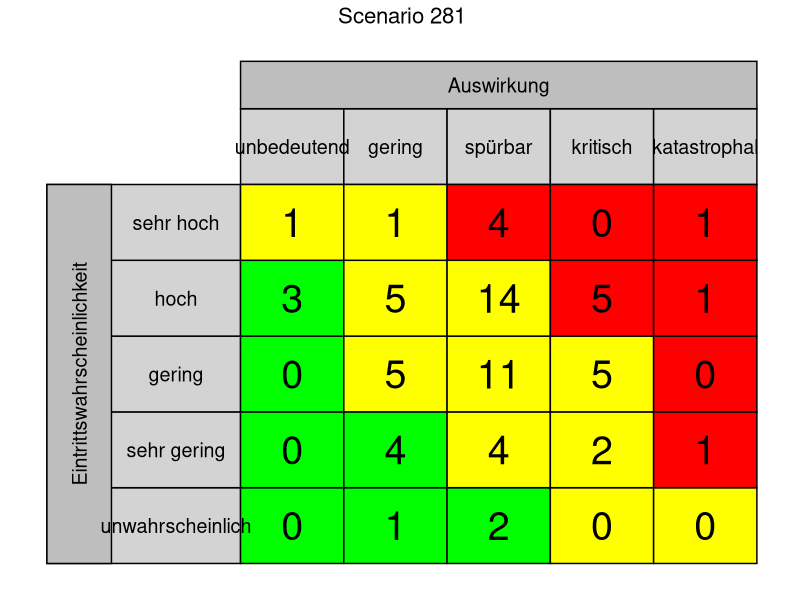
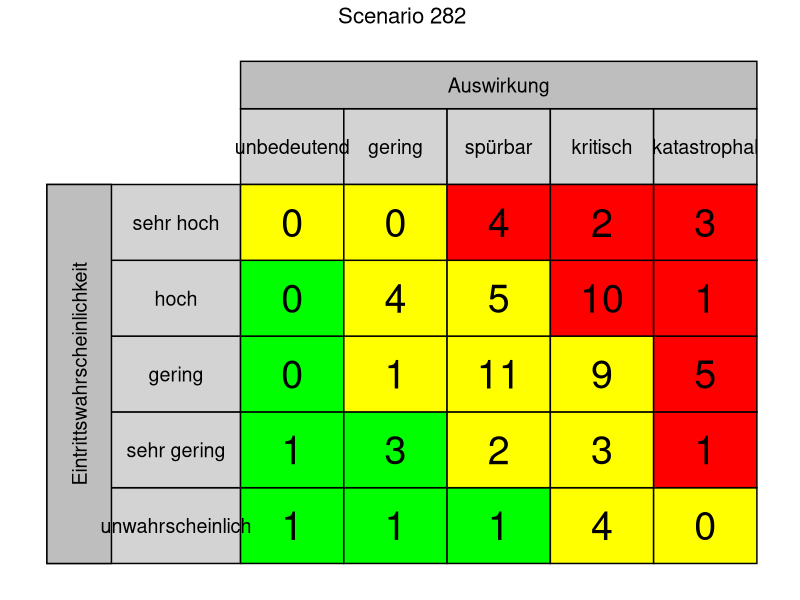
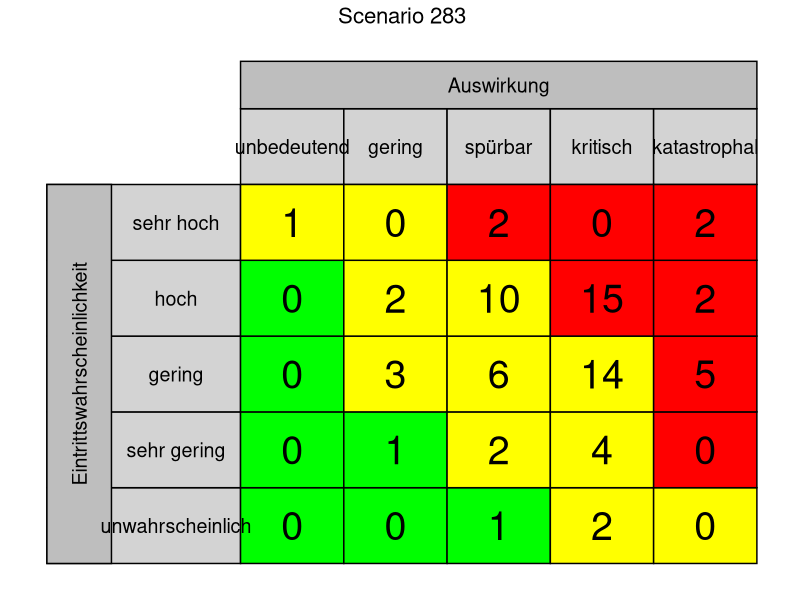
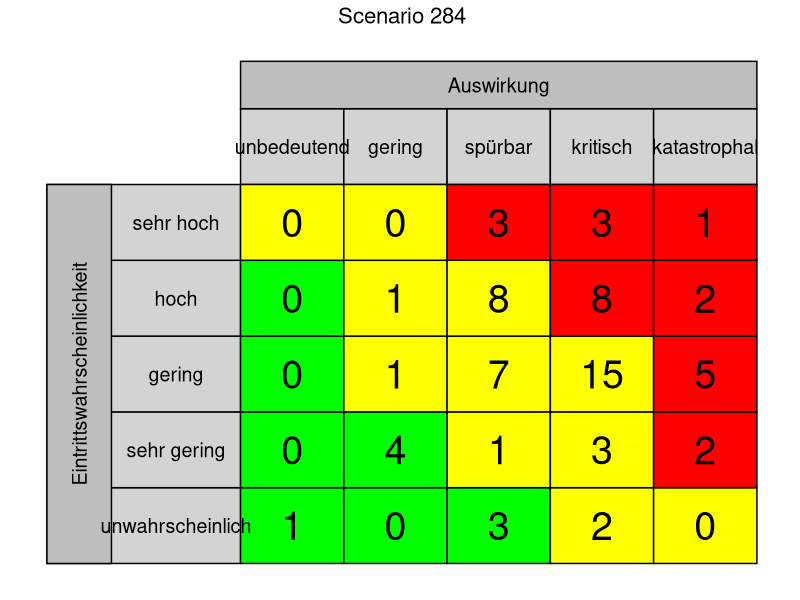
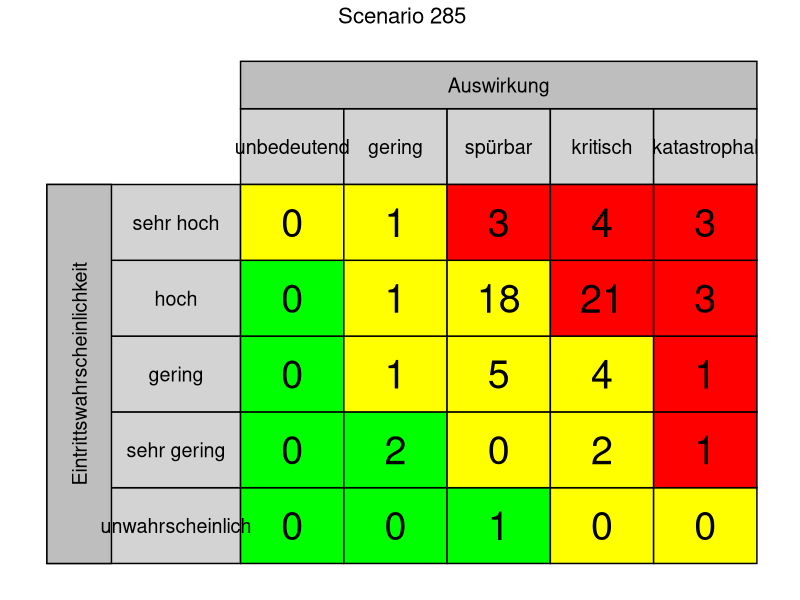
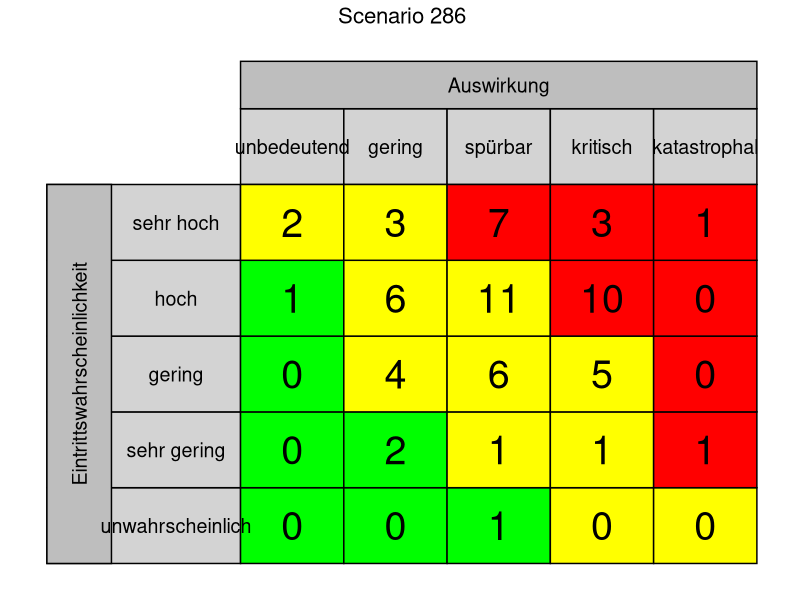
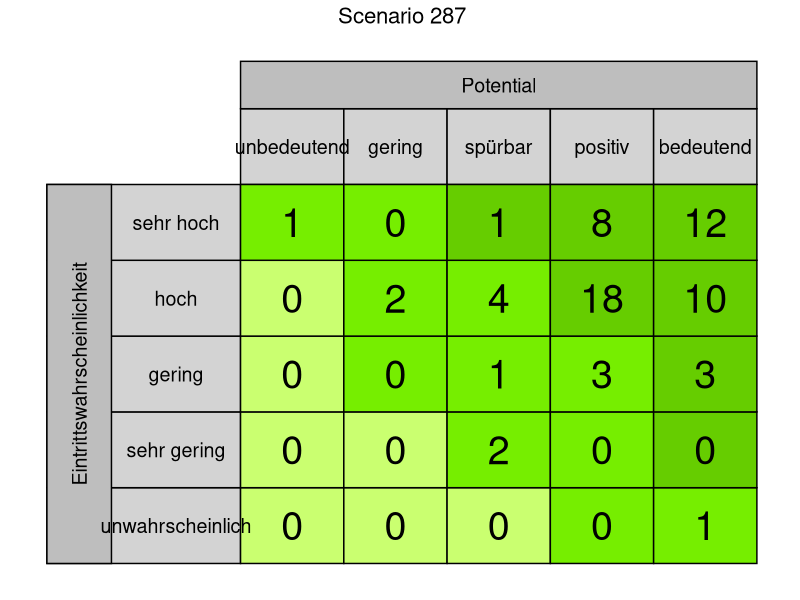
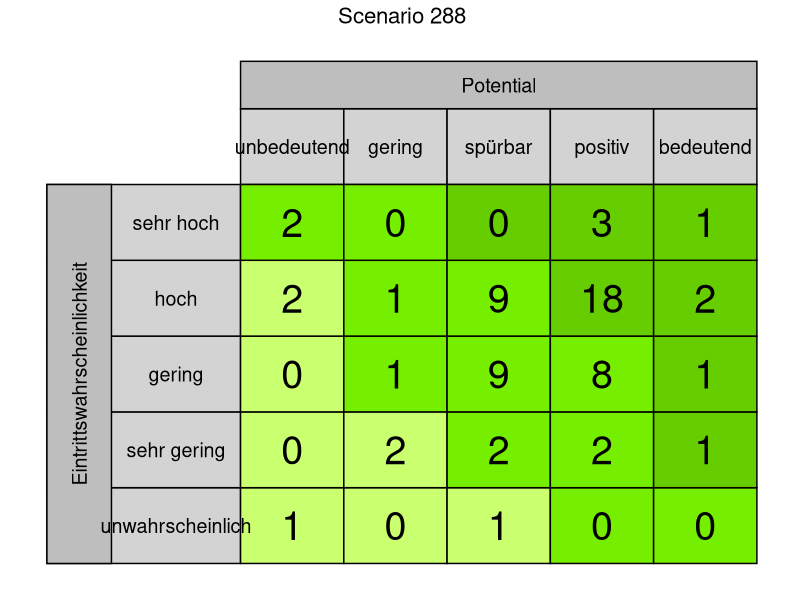

Here is the R script that generated these plots, in order: (Note: a time limit stopped this script after it produced the figures.)
#Erstellung der Klassischen Risikomatrix für alle Szenarien 
#getrennt nach Risiko und Chance inklusive Verspeicherung der einzelnen Bilder

library(plotrix)
library(dplyr)
library(ggplot2)
library(grid)
library(RColorBrewer)

answerstable <- read.csv(file = 'myapp/Data/RQ1_corrected.csv', header=TRUE) #importiere das answers file

dfall <- answerstable %>% filter(QUES2SURV_METHOD == "classic" & ANS2SURV_ANSWERED == 1)
scenarios <- as.data.frame(table(dfall$QUES_ID))
#print(scenarios)
numberscenarios  <- nrow(scenarios)
#print (numberscenarios)

for (anz in 1:numberscenarios) {
actualscenario =as.vector(scenarios[anz,1])
#actualType =as.vector(scenarios[anz,1])
scentext <- (paste0("Scenario ", actualscenario))
df <- answerstable %>% filter(QUES2SURV_METHOD == "classic" & ANS2SURV_ANSWERED == 1 & QUES_ID == actualscenario)
actualtype <- (df$QUES_TYP[1])
numberofanswers <- nrow(df)
#print (numberofanswers)
#dfgroup1 <- df %>% filter(ACC2SURV_ROLE == "1")# ACC2SURV_GROUPID== "1"
#numberofanswersg1 <- nrow(dfgroup1)
#dfgroup2 <- df %>% filter(ACC2SURV_ROLE == "2")
#numberofanswersg2 <- nrow(dfgroup2)
scenariogrid <- data.frame(table(df$ClassicGrid))
#print (scenariogrid)
basicgrid <- data.frame(c("Grid11","Grid21","Grid31","Grid41","Grid51","Grid12","Grid22","Grid32","Grid42","Grid52","Grid13","Grid23","Grid33","Grid43","Grid53","Grid14","Grid24","Grid34","Grid44","Grid54","Grid15","Grid25","Grid35","Grid45","Grid55"))

numberbasic  <- nrow(basicgrid)

for (i in 1:numberbasic) {
      #print (basicgrid[i,1])
      actualGRID <- basicgrid[i,1]
      m = which(scenariogrid == actualGRID)
      x <- identical(m, integer(0))
      if(x != TRUE){
        value <- (scenariogrid[m,"Freq"])
        #print (value)
        basicgrid[i,"MatrixSum"] <- value
      } else{
        basicgrid[i,"MatrixSum"] <- "0"
      }
}

classicgrid <- (basicgrid$MatrixSum)
#classicgrid<- c(20,2,3,4,2,20,2,3,4,2,20,2,3,4,2,20,2,3,4,2)

if (actualtype == "Risiko"){

thisis <- ggplot()+ 
  ggtitle(scentext)+ 
  theme(plot.title = element_text(hjust = 0.5,color="black", size=16),#face="bold"),
        axis.line  = element_blank(),
        axis.ticks = element_blank(),
        axis.text  = element_blank(),
        axis.title = element_blank(),
        panel.grid.major = element_blank(),
        panel.grid.minor = element_blank(),
        panel.border = element_blank(),
        panel.background = element_blank()
        )+
  xlim(-150,400)+
  ylim(0,530)+
  geom_rect(aes(xmin=-150, xmax=0, ymin=0, ymax=80),fill="lightgrey", color="black", alpha=1)+
  geom_rect(aes(xmin=-150, xmax=0, ymin=80, ymax=160),fill="lightgrey", color="black", alpha=1)+
  geom_rect(aes(xmin=-150, xmax=0, ymin=160, ymax=240),fill="lightgrey", color="black", alpha=1)+
  geom_rect(aes(xmin=-150, xmax=0, ymin=240, ymax=320),fill="lightgrey", color="black", alpha=1)+
  geom_rect(aes(xmin=-150, xmax=0, ymin=320, ymax=400),fill="lightgrey", color="black", alpha=1)+
  geom_rect(aes(xmin=-150, xmax=-100, ymin=0, ymax=400),fill="grey", color="black", alpha=1)+
  geom_rect(aes(xmin=0, xmax=80, ymin=400, ymax=480),fill="lightgrey", color="black", alpha=1)+
  geom_rect(aes(xmin=80, xmax=160, ymin=400, ymax=480),fill="lightgrey", color="black", alpha=1)+
  geom_rect(aes(xmin=160, xmax=240, ymin=400, ymax=480),fill="lightgrey", color="black", alpha=1)+
  geom_rect(aes(xmin=240, xmax=320, ymin=400, ymax=480),fill="lightgrey", color="black", alpha=1)+
  geom_rect(aes(xmin=320, xmax=400, ymin=400, ymax=480),fill="lightgrey", color="black", alpha=1)+
  geom_rect(aes(xmin=0, xmax=400, ymin=480, ymax=530),fill="grey", color="black", alpha=1)+
  
  geom_rect(aes(xmin=0, xmax=80, ymin=0, ymax=80),fill="green", color="black", alpha=1)+
  geom_rect(aes(xmin=0, xmax=80, ymin=80, ymax=160),fill="green", color="black", alpha=1)+
  geom_rect(aes(xmin=0, xmax=80, ymin=160, ymax=240),fill="green", color="black", alpha=1)+
  geom_rect(aes(xmin=0, xmax=80, ymin=240, ymax=320),fill="green", color="black", alpha=1)+
  geom_rect(aes(xmin=0, xmax=80, ymin=320, ymax=400),fill="yellow", color="black", alpha=1)+
  geom_rect(aes(xmin=80, xmax=160, ymin=0, ymax=80),fill="green", color="black", alpha=1)+
  geom_rect(aes(xmin=80, xmax=160, ymin=80, ymax=160),fill="green", color="black", alpha=1)+
  geom_rect(aes(xmin=80, xmax=160, ymin=160, ymax=240),fill="yellow", color="black", alpha=1)+
  geom_rect(aes(xmin=80, xmax=160, ymin=240, ymax=320),fill="yellow", color="black", alpha=1)+
  geom_rect(aes(xmin=80, xmax=160, ymin=320, ymax=400),fill="yellow", color="black", alpha=1)+
  geom_rect(aes(xmin=160, xmax=240, ymin=0, ymax=80),fill="green", color="black", alpha=1)+
  geom_rect(aes(xmin=160, xmax=240, ymin=80, ymax=160),fill="yellow", color="black", alpha=1)+
  geom_rect(aes(xmin=160, xmax=240, ymin=160, ymax=240),fill="yellow", color="black", alpha=1)+
  geom_rect(aes(xmin=160, xmax=240, ymin=240, ymax=320),fill="yellow", color="black", alpha=1)+
  geom_rect(aes(xmin=160, xmax=240, ymin=320, ymax=400),fill="red", color="black", alpha=1)+
  geom_rect(aes(xmin=240, xmax=320, ymin=0, ymax=80),fill="yellow", color="black", alpha=1)+
  geom_rect(aes(xmin=240, xmax=320, ymin=80, ymax=160),fill="yellow", color="black", alpha=1)+
  geom_rect(aes(xmin=240, xmax=320, ymin=160, ymax=240),fill="yellow", color="black", alpha=1)+
  geom_rect(aes(xmin=240, xmax=320, ymin=240, ymax=320),fill="red", color="black", alpha=1)+
  geom_rect(aes(xmin=240, xmax=320, ymin=320, ymax=400),fill="red", color="black", alpha=1)+
  geom_rect(aes(xmin=320, xmax=400, ymin=0, ymax=80),fill="yellow", color="black", alpha=1)+
  geom_rect(aes(xmin=320, xmax=400, ymin=80, ymax=160),fill="red", color="black", alpha=1)+
  geom_rect(aes(xmin=320, xmax=400, ymin=160, ymax=240),fill="red", color="black", alpha=1)+
  geom_rect(aes(xmin=320, xmax=400, ymin=240, ymax=320),fill="red", color="black", alpha=1)+
  geom_rect(aes(xmin=320, xmax=400, ymin=320, ymax=400),fill="red", color="black", alpha=1)+
  
  geom_text(aes(x = 40, y = 40, label = classicgrid[1]),size = 10)+
  geom_text(aes(x = 40, y = 120, label = classicgrid[2]),size = 10)+
  geom_text(aes(x = 40, y = 200, label = classicgrid[3]),size = 10)+
  geom_text(aes(x = 40, y = 280, label = classicgrid[4]),size = 10)+
  geom_text(aes(x = 40, y = 360, label = classicgrid[5]),size = 10)+
  
  geom_text(aes(x = 120, y = 40, label = classicgrid[6]),size = 10)+
  geom_text(aes(x = 120, y = 120, label = classicgrid[7]),size = 10)+
  geom_text(aes(x = 120, y = 200, label = classicgrid[8]),size = 10)+
  geom_text(aes(x = 120, y = 280, label = classicgrid[9]),size = 10)+
  geom_text(aes(x = 120, y = 360, label = classicgrid[10]),size = 10)+
  
  geom_text(aes(x = 200, y = 40, label = classicgrid[11]),size = 10)+
  geom_text(aes(x = 200, y = 120, label = classicgrid[12]),size = 10)+
  geom_text(aes(x = 200, y = 200, label = classicgrid[13]),size = 10)+
  geom_text(aes(x = 200, y = 280, label = classicgrid[14]),size = 10)+
  geom_text(aes(x = 200, y = 360, label = classicgrid[15]),size = 10)+
  
  geom_text(aes(x = 280, y = 40, label = classicgrid[16]),size = 10)+
  geom_text(aes(x = 280, y = 120, label = classicgrid[17]),size = 10)+
  geom_text(aes(x = 280, y = 200, label = classicgrid[18]),size = 10)+
  geom_text(aes(x = 280, y = 280, label = classicgrid[19]),size = 10)+
  geom_text(aes(x = 280, y = 360, label = classicgrid[20]),size = 10)+
  
  geom_text(aes(x = 360, y = 40, label = classicgrid[21]),size = 10)+
  geom_text(aes(x = 360, y = 120, label = classicgrid[22]),size = 10)+
  geom_text(aes(x = 360, y = 200, label = classicgrid[23]),size = 10)+
  geom_text(aes(x = 360, y = 280, label = classicgrid[24]),size = 10)+
  geom_text(aes(x = 360, y = 360, label = classicgrid[25]),size = 10)+
  
  geom_text(aes(x = -50, y = 40, label = "unwahrscheinlich"),size = 5)+
  geom_text(aes(x = -50, y = 120, label = "sehr gering"),size = 5)+
  geom_text(aes(x = -50, y = 200, label = "gering"),size = 5)+
  geom_text(aes(x = -50, y = 280, label = "hoch"),size = 5)+
  geom_text(aes(x = -50, y = 360, label = "sehr hoch"),size = 5)+
  
  geom_text(aes(x = 40 , y = 440, label = "unbedeutend"),size = 5)+
  geom_text(aes(x = 120, y = 440, label = "gering"),size = 5)+
  geom_text(aes(x = 200, y = 440, label = "spürbar"),size = 5)+
  geom_text(aes(x = 280, y = 440, label = "kritisch"),size = 5)+
  geom_text(aes(x = 360, y = 440, label = "katastrophal"),size = 5)+
  
  geom_text(aes(x = 200, y = 505, label = "Auswirkung"),size = 5)+
  geom_text(aes(x = -125, y = 200, label = "Eintrittswahrscheinlichkeit"),size = 5,angle=90)#+
  
}

else
{
  thisis <- ggplot()+ 
    ggtitle(scentext)+ 
    theme(plot.title = element_text(hjust = 0.5,color="black", size=16),#face="bold"),
          axis.line  = element_blank(),
          axis.ticks = element_blank(),
          axis.text  = element_blank(),
          axis.title = element_blank(),
          panel.grid.major = element_blank(),
          panel.grid.minor = element_blank(),
          panel.border = element_blank(),
          panel.background = element_blank()
    )+
    xlim(-150,400)+
    ylim(0,530)+
    geom_rect(aes(xmin=-150, xmax=0, ymin=0, ymax=80),fill="lightgrey", color="black", alpha=1)+
    geom_rect(aes(xmin=-150, xmax=0, ymin=80, ymax=160),fill="lightgrey", color="black", alpha=1)+
    geom_rect(aes(xmin=-150, xmax=0, ymin=160, ymax=240),fill="lightgrey", color="black", alpha=1)+
    geom_rect(aes(xmin=-150, xmax=0, ymin=240, ymax=320),fill="lightgrey", color="black", alpha=1)+
    geom_rect(aes(xmin=-150, xmax=0, ymin=320, ymax=400),fill="lightgrey", color="black", alpha=1)+
    geom_rect(aes(xmin=-150, xmax=-100, ymin=0, ymax=400),fill="grey", color="black", alpha=1)+
    geom_rect(aes(xmin=0, xmax=80, ymin=400, ymax=480),fill="lightgrey", color="black", alpha=1)+
    geom_rect(aes(xmin=80, xmax=160, ymin=400, ymax=480),fill="lightgrey", color="black", alpha=1)+
    geom_rect(aes(xmin=160, xmax=240, ymin=400, ymax=480),fill="lightgrey", color="black", alpha=1)+
    geom_rect(aes(xmin=240, xmax=320, ymin=400, ymax=480),fill="lightgrey", color="black", alpha=1)+
    geom_rect(aes(xmin=320, xmax=400, ymin=400, ymax=480),fill="lightgrey", color="black", alpha=1)+
    geom_rect(aes(xmin=0, xmax=400, ymin=480, ymax=530),fill="grey", color="black", alpha=1)+
    
    geom_rect(aes(xmin=0, xmax=80, ymin=0, ymax=80),fill="darkolivegreen1", color="black", alpha=1)+
    geom_rect(aes(xmin=0, xmax=80, ymin=80, ymax=160),fill="darkolivegreen1", color="black", alpha=1)+
    geom_rect(aes(xmin=0, xmax=80, ymin=160, ymax=240),fill="darkolivegreen1", color="black", alpha=1)+
    geom_rect(aes(xmin=0, xmax=80, ymin=240, ymax=320),fill="darkolivegreen1", color="black", alpha=1)+
    geom_rect(aes(xmin=0, xmax=80, ymin=320, ymax=400),fill="chartreuse2", color="black", alpha=1)+
    geom_rect(aes(xmin=80, xmax=160, ymin=0, ymax=80),fill="darkolivegreen1", color="black", alpha=1)+
    geom_rect(aes(xmin=80, xmax=160, ymin=80, ymax=160),fill="darkolivegreen1", color="black", alpha=1)+
    geom_rect(aes(xmin=80, xmax=160, ymin=160, ymax=240),fill="chartreuse2", color="black", alpha=1)+
    geom_rect(aes(xmin=80, xmax=160, ymin=240, ymax=320),fill="chartreuse2", color="black", alpha=1)+
    geom_rect(aes(xmin=80, xmax=160, ymin=320, ymax=400),fill="chartreuse2", color="black", alpha=1)+
    geom_rect(aes(xmin=160, xmax=240, ymin=0, ymax=80),fill="darkolivegreen1", color="black", alpha=1)+
    geom_rect(aes(xmin=160, xmax=240, ymin=80, ymax=160),fill="chartreuse2", color="black", alpha=1)+
    geom_rect(aes(xmin=160, xmax=240, ymin=160, ymax=240),fill="chartreuse2", color="black", alpha=1)+
    geom_rect(aes(xmin=160, xmax=240, ymin=240, ymax=320),fill="chartreuse2", color="black", alpha=1)+
    geom_rect(aes(xmin=160, xmax=240, ymin=320, ymax=400),fill="chartreuse3", color="black", alpha=1)+
    geom_rect(aes(xmin=240, xmax=320, ymin=0, ymax=80),fill="chartreuse2", color="black", alpha=1)+
    geom_rect(aes(xmin=240, xmax=320, ymin=80, ymax=160),fill="chartreuse2", color="black", alpha=1)+
    geom_rect(aes(xmin=240, xmax=320, ymin=160, ymax=240),fill="chartreuse2", color="black", alpha=1)+
    geom_rect(aes(xmin=240, xmax=320, ymin=240, ymax=320),fill="chartreuse3", color="black", alpha=1)+
    geom_rect(aes(xmin=240, xmax=320, ymin=320, ymax=400),fill="chartreuse3", color="black", alpha=1)+
    geom_rect(aes(xmin=320, xmax=400, ymin=0, ymax=80),fill="chartreuse2", color="black", alpha=1)+
    geom_rect(aes(xmin=320, xmax=400, ymin=80, ymax=160),fill="chartreuse3", color="black", alpha=1)+
    geom_rect(aes(xmin=320, xmax=400, ymin=160, ymax=240),fill="chartreuse3", color="black", alpha=1)+
    geom_rect(aes(xmin=320, xmax=400, ymin=240, ymax=320),fill="chartreuse3", color="black", alpha=1)+
    geom_rect(aes(xmin=320, xmax=400, ymin=320, ymax=400),fill="chartreuse3", color="black", alpha=1)+
    
    geom_text(aes(x = 40, y = 40, label = classicgrid[1]),size = 10)+
    geom_text(aes(x = 40, y = 120, label = classicgrid[2]),size = 10)+
    geom_text(aes(x = 40, y = 200, label = classicgrid[3]),size = 10)+
    geom_text(aes(x = 40, y = 280, label = classicgrid[4]),size = 10)+
    geom_text(aes(x = 40, y = 360, label = classicgrid[5]),size = 10)+
    
    geom_text(aes(x = 120, y = 40, label = classicgrid[6]),size = 10)+
    geom_text(aes(x = 120, y = 120, label = classicgrid[7]),size = 10)+
    geom_text(aes(x = 120, y = 200, label = classicgrid[8]),size = 10)+
    geom_text(aes(x = 120, y = 280, label = classicgrid[9]),size = 10)+
    geom_text(aes(x = 120, y = 360, label = classicgrid[10]),size = 10)+
    
    geom_text(aes(x = 200, y = 40, label = classicgrid[11]),size = 10)+
    geom_text(aes(x = 200, y = 120, label = classicgrid[12]),size = 10)+
    geom_text(aes(x = 200, y = 200, label = classicgrid[13]),size = 10)+
    geom_text(aes(x = 200, y = 280, label = classicgrid[14]),size = 10)+
    geom_text(aes(x = 200, y = 360, label = classicgrid[15]),size = 10)+
    
    geom_text(aes(x = 280, y = 40, label = classicgrid[16]),size = 10)+
    geom_text(aes(x = 280, y = 120, label = classicgrid[17]),size = 10)+
    geom_text(aes(x = 280, y = 200, label = classicgrid[18]),size = 10)+
    geom_text(aes(x = 280, y = 280, label = classicgrid[19]),size = 10)+
    geom_text(aes(x = 280, y = 360, label = classicgrid[20]),size = 10)+
    
    geom_text(aes(x = 360, y = 40, label = classicgrid[21]),size = 10)+
    geom_text(aes(x = 360, y = 120, label = classicgrid[22]),size = 10)+
    geom_text(aes(x = 360, y = 200, label = classicgrid[23]),size = 10)+
    geom_text(aes(x = 360, y = 280, label = classicgrid[24]),size = 10)+
    geom_text(aes(x = 360, y = 360, label = classicgrid[25]),size = 10)+
    
    geom_text(aes(x = -50, y = 40, label = "unwahrscheinlich"),size = 5)+
    geom_text(aes(x = -50, y = 120, label = "sehr gering"),size = 5)+
    geom_text(aes(x = -50, y = 200, label = "gering"),size = 5)+
    geom_text(aes(x = -50, y = 280, label = "hoch"),size = 5)+
    geom_text(aes(x = -50, y = 360, label = "sehr hoch"),size = 5)+
    
    geom_text(aes(x = 40 , y = 440, label = "unbedeutend"),size = 5)+
    geom_text(aes(x = 120, y = 440, label = "gering"),size = 5)+
    geom_text(aes(x = 200, y = 440, label = "spürbar"),size = 5)+
    geom_text(aes(x = 280, y = 440, label = "positiv"),size = 5)+
    geom_text(aes(x = 360, y = 440, label = "bedeutend"),size = 5)+
    
    geom_text(aes(x = 200, y = 505, label = "Potential"),size = 5)+
    geom_text(aes(x = -125, y = 200, label = "Eintrittswahrscheinlichkeit"),size = 5,angle=90)#+
  
  
}  
  #heme_classic() +
  #theme(axis.line  = element_blank(),
  #      axis.ticks = element_blank(),
  #      axis.text  = element_blank(),
  #      axis.title = element_blank())


print(thisis)
scenfile <- (paste0("myapp/pictures/1_classicgrid/", scentext,"_",actualtype,".png"))  

ggsave(filename = scenfile, device = "png", width = 25, height = 25, units = "cm",limitsize = FALSE)
}


## set up the plot region:
#,
     #main = "2 x 2 rectangles; `rect(0,400,0,400)'")
#i <- 4*(0:10)
## draw rectangles with bottom left (100, 300)+i  and top right (150, 380)+i




#rect(0, 0, 300, 300,col= rgb(0,0,1.0,alpha=0.2),border = "blue")
#rect(200, 200, 201, 201,col= rgb(1.0,1.0,0,alpha=0.7))
#draw.circle(x=300, y=80, radius=50, col=heat.colors(9))
#rect(100, 300, 250, 430,col= rgb(1.0,1.0,0,alpha=0.1))
#rect(240-i, 320+i, 250-i, 410+i, col=heat.colors(9))

#Beispiel um einen Text zu platzieren
#center <- c(mean(c(0, 40)), mean(c(0, 35)))
#text(center[1], center[2], labels = 'Hier kann auch dein Text stehen')
